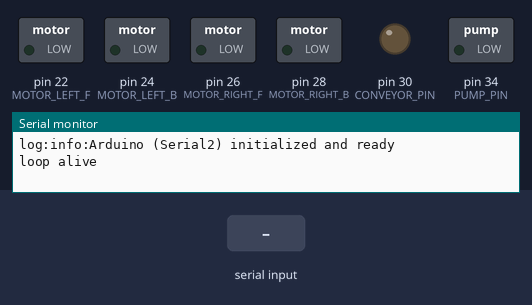
The sketch below on a simulated Arduino Mega 2560, built with avr-gcc and run on an emulated ATmega2560. Parts: switched loads named in the sketch (green lamp = pin HIGH), output pins drawn as LEDs (lit = HIGH), the last lines printed to the serial monitor. Inputs (shaded band) come from the test bench.

Above: at 2.2 s.
2.3 s: "w\n" received over Serial
At 3.5 s:
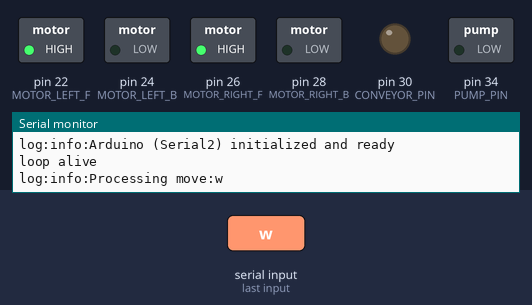
3.8 s: "a\n" received over the second serial link
At 4.6 s:
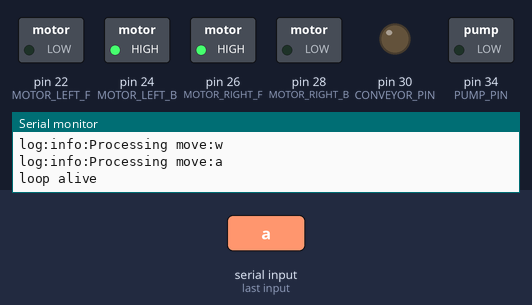
5.3 s: "s\n" received over Serial
At 5.8 s:
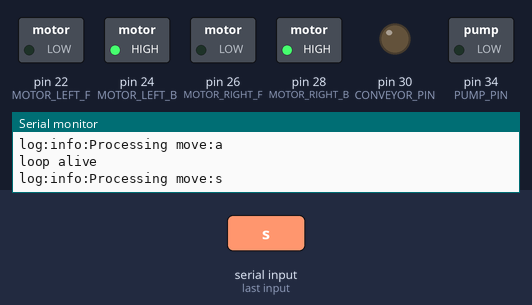
6.8 s: "d\n" received over the second serial link
At 8.0 s:
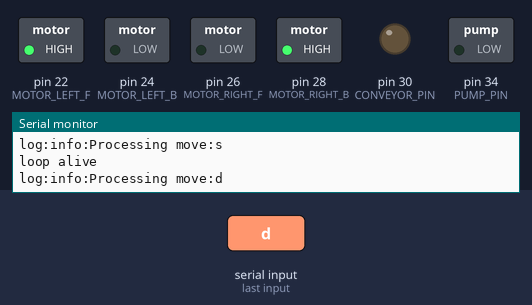
8.3 s: "w\n" received over the second serial link
At 9.2 s:
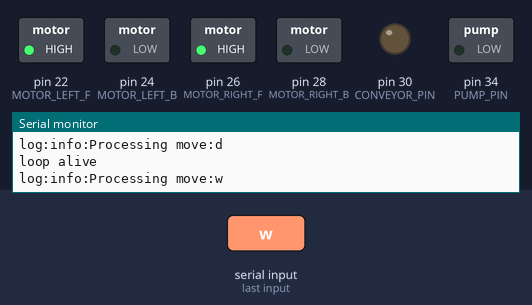
9.8 s: "s\n" received over the second serial link
At 10.4 s:
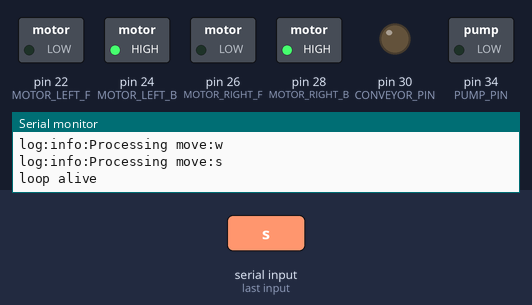
Timing chart, 0 to 12.3 s (numbered marks = the images above; inputs shaded):
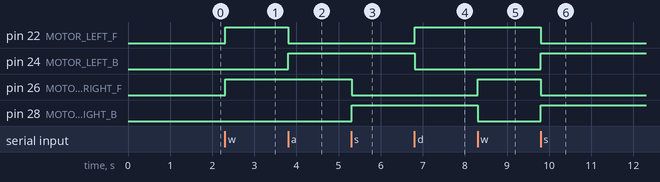

The sketch:

arduino_skeleton.ino
```cpp
// Sewbot Arduino Control (Serial2 version for Mega)
// Raspberry Pi communicates via TX2/RX2

// ---------------- PIN DEFINITIONS ----------------
const int MOTOR_LEFT_F = 22;
const int MOTOR_LEFT_B = 24;
const int MOTOR_RIGHT_F = 26;
const int MOTOR_RIGHT_B = 28;

const int PUMP_PIN = 34;
const int CONVEYOR_PIN = 30;

void sendLog(String level, String msg);

// ---------------- PROTOCOL HELPERS ----------------
// Accept either full commands like "move:w" or shorthand movement strings like "wa".
// Non-command UART text (e.g., Raspberry Pi boot console output) is ignored.
bool warnedNoise = false;

bool isWasdChar(char c) {
  return c == 'w' || c == 'a' || c == 's' || c == 'd';
}

bool isMovementShorthand(const String &s) {
  if (s.length() == 0 || s.length() > 4) return false;
  for (unsigned int i = 0; i < s.length(); i++) {
    if (!isWasdChar(s.charAt(i))) return false;
  }
  return true;
}

bool isKnownCategory(const String &catLower) {
  return catLower == "move" ||
         catLower == "pump" ||
         catLower == "conveyor" ||
         catLower == "sideflap" ||
         catLower == "ramp" ||
         catLower == "spray";
}

void warnNoiseOnce() {
  if (warnedNoise) return;
  warnedNoise = true;
  sendLog(
    "warning",
    "Ignoring non-command serial input. Commands must be like move:w (or shorthand w/a/s/d). If you see Raspberry Pi boot text here, disable the Pi serial console."
  );
}

// ---------------- LOG FUNCTION ----------------
void sendLog(String level, String msg) {
  String full = "log:" + level + ":" + msg;

  Serial.println(full);    // USB debug
  Serial2.println(full);   // Send to Raspberry Pi
}

// ---------------- SETUP ----------------
void setup() {
  Serial.begin(9600);    // USB debug
  Serial2.begin(115200);   // Raspberry Pi UART

  // Keep reads responsive; commands are short and newline-terminated.
  Serial.setTimeout(100);
  Serial2.setTimeout(100);

  // Set motor pins
  pinMode(MOTOR_LEFT_F, OUTPUT);
  pinMode(MOTOR_LEFT_B, OUTPUT);
  pinMode(MOTOR_RIGHT_F, OUTPUT);
  pinMode(MOTOR_RIGHT_B, OUTPUT);

  pinMode(PUMP_PIN, OUTPUT);
  pinMode(CONVEYOR_PIN, OUTPUT);

  stopAll();

  delay(1000); // allow serial to stabilize

  sendLog("info", "Arduino (Serial2) initialized and ready");
}

// ---------------- MAIN LOOP ----------------
unsigned long lastHeartbeat = 0;
void loop() {
  // Heartbeat every 2 seconds
  if (millis() - lastHeartbeat > 2000) {
    Serial.println("loop alive");
    lastHeartbeat = millis();
  }

  // Accept commands from both the Raspberry Pi UART (Serial2) and USB Serial (Serial)
  if (Serial2.available() > 0) {
    String command = Serial2.readStringUntil('\n');
    command.trim();
    if (command.length() > 0) processCommand(command);
  }

  if (Serial.available() > 0) {
    String command = Serial.readStringUntil('\n');
    command.trim();
    if (command.length() > 0) processCommand(command);
  }
}

// ---------------- COMMAND PROCESSOR ----------------
void processCommand(String cmd) {
  cmd.trim();
  if (cmd.length() == 0) return;

  cmd.toLowerCase();

  // Allow shorthand movement commands: "w", "a", "s", "d", "wa", etc.
  if (cmd == "stop") {
    cmd = "move:stop";
  } else if (isMovementShorthand(cmd)) {
    cmd = "move:" + cmd;
  }

  int colonIndex = cmd.indexOf(':');
  if (colonIndex == -1) {
    warnNoiseOnce();
    return;
  }

  String category = cmd.substring(0, colonIndex);
  String action = cmd.substring(colonIndex + 1);

  if (!isKnownCategory(category)) {
    warnNoiseOnce();
    return;
  }

  // Small delay to let the Pi finish draining its TX before we reply.
  // Without this, our response collides with the tail of the incoming
  // command on the shared UART line and the first bytes get lost.
  delay(5);
  Serial2.flush();   // wait for any prior outgoing data to finish
  sendLog("info", "Processing " + category + ":" + action);

  // -------- MOVEMENT --------
  if (category == "move") {
    stopMovement();

    if (action == "stop") return;

    bool w = action.indexOf('w') != -1;
    bool a = action.indexOf('a') != -1;
    bool s = action.indexOf('s') != -1;
    bool d = action.indexOf('d') != -1;

    if (w && a) moveForwardLeft();
    else if (w && d) moveForwardRight();
    else if (s && a) moveBackwardLeft();
    else if (s && d) moveBackwardRight();
    else if (w) moveForward();
    else if (s) moveBackward();
    else if (a) turnLeft();
    else if (d) turnRight();
  }

  // -------- PUMP --------
  else if (category == "pump") {
    if (action == "on") {
      digitalWrite(PUMP_PIN, HIGH);
    } else if (action == "off") {
      digitalWrite(PUMP_PIN, LOW);
    }
  }

  // -------- CONVEYOR --------
  else if (category == "conveyor") {
    if (action == "on") {
      digitalWrite(CONVEYOR_PIN, HIGH);
    } else if (action == "off") {
      digitalWrite(CONVEYOR_PIN, LOW);
    }
  }

  // -------- PLACEHOLDERS --------
  else if (category == "sideflap") {
    sendLog("info", "Side flap: " + action);
  }

  else if (category == "ramp") {
    sendLog("info", "Ramp: " + action);
  }

  else if (category == "spray") {
    sendLog("info", "Spray: " + action);
  }

  else {
    sendLog("warning", "Unknown category: " + category);
  }
}

// ---------------- MOVEMENT FUNCTIONS ----------------
void moveForward() {
  digitalWrite(MOTOR_LEFT_F, HIGH);
  digitalWrite(MOTOR_LEFT_B, LOW);
  digitalWrite(MOTOR_RIGHT_F, HIGH);
  digitalWrite(MOTOR_RIGHT_B, LOW);
}

void moveBackward() {
  digitalWrite(MOTOR_LEFT_F, LOW);
  digitalWrite(MOTOR_LEFT_B, HIGH);
  digitalWrite(MOTOR_RIGHT_F, LOW);
  digitalWrite(MOTOR_RIGHT_B, HIGH);
}

void turnLeft() {
  digitalWrite(MOTOR_LEFT_F, LOW);
  digitalWrite(MOTOR_LEFT_B, HIGH);
  digitalWrite(MOTOR_RIGHT_F, HIGH);
  digitalWrite(MOTOR_RIGHT_B, LOW);
}

void turnRight() {
  digitalWrite(MOTOR_LEFT_F, HIGH);
  digitalWrite(MOTOR_LEFT_B, LOW);
  digitalWrite(MOTOR_RIGHT_F, LOW);
  digitalWrite(MOTOR_RIGHT_B, HIGH);
}

void moveForwardLeft() {
  digitalWrite(MOTOR_LEFT_F, LOW);
  digitalWrite(MOTOR_LEFT_B, LOW);
  digitalWrite(MOTOR_RIGHT_F, HIGH);
  digitalWrite(MOTOR_RIGHT_B, LOW);
}

void moveForwardRight() {
  digitalWrite(MOTOR_LEFT_F, HIGH);
  digitalWrite(MOTOR_LEFT_B, LOW);
  digitalWrite(MOTOR_RIGHT_F, LOW);
  digitalWrite(MOTOR_RIGHT_B, LOW);
}

void moveBackwardLeft() {
  digitalWrite(MOTOR_LEFT_F, LOW);
  digitalWrite(MOTOR_LEFT_B, LOW);
  digitalWrite(MOTOR_RIGHT_F, LOW);
  digitalWrite(MOTOR_RIGHT_B, HIGH);
}

void moveBackwardRight() {
  digitalWrite(MOTOR_LEFT_F, LOW);
  digitalWrite(MOTOR_LEFT_B, HIGH);
  digitalWrite(MOTOR_RIGHT_F, LOW);
  digitalWrite(MOTOR_RIGHT_B, LOW);
}

void stopMovement() {
  digitalWrite(MOTOR_LEFT_F, LOW);
  digitalWrite(MOTOR_LEFT_B, LOW);
  digitalWrite(MOTOR_RIGHT_F, LOW);
  digitalWrite(MOTOR_RIGHT_B, LOW);
}

void stopAll() {
  stopMovement();
  digitalWrite(PUMP_PIN, LOW);
  digitalWrite(CONVEYOR_PIN, LOW);
}
```

Measured:
- after the input at 2.3 s, pin 22 (MOTOR_LEFT_F), pin 26 (MOTOR_RIGHT_F): LOW → HIGH at once
- after the input at 3.8 s, pin 22 (MOTOR_LEFT_F): HIGH → LOW at once; pin 24 (MOTOR_LEFT_B): LOW → HIGH at once
- after the input at 5.3 s, pin 26 (MOTOR_RIGHT_F): HIGH → LOW at once; pin 28 (MOTOR_RIGHT_B): LOW → HIGH at once
- after the input at 6.8 s, pin 22 (MOTOR_LEFT_F): LOW → HIGH at once; pin 24 (MOTOR_LEFT_B): HIGH → LOW at once
- after the input at 8.3 s, pin 26 (MOTOR_RIGHT_F): LOW → HIGH at once; pin 28 (MOTOR_RIGHT_B): HIGH → LOW at once
- after the input at 9.8 s, pin 22 (MOTOR_LEFT_F), pin 26 (MOTOR_RIGHT_F): HIGH → LOW at once; pin 24 (MOTOR_LEFT_B), pin 28 (MOTOR_RIGHT_B): LOW → HIGH at once
